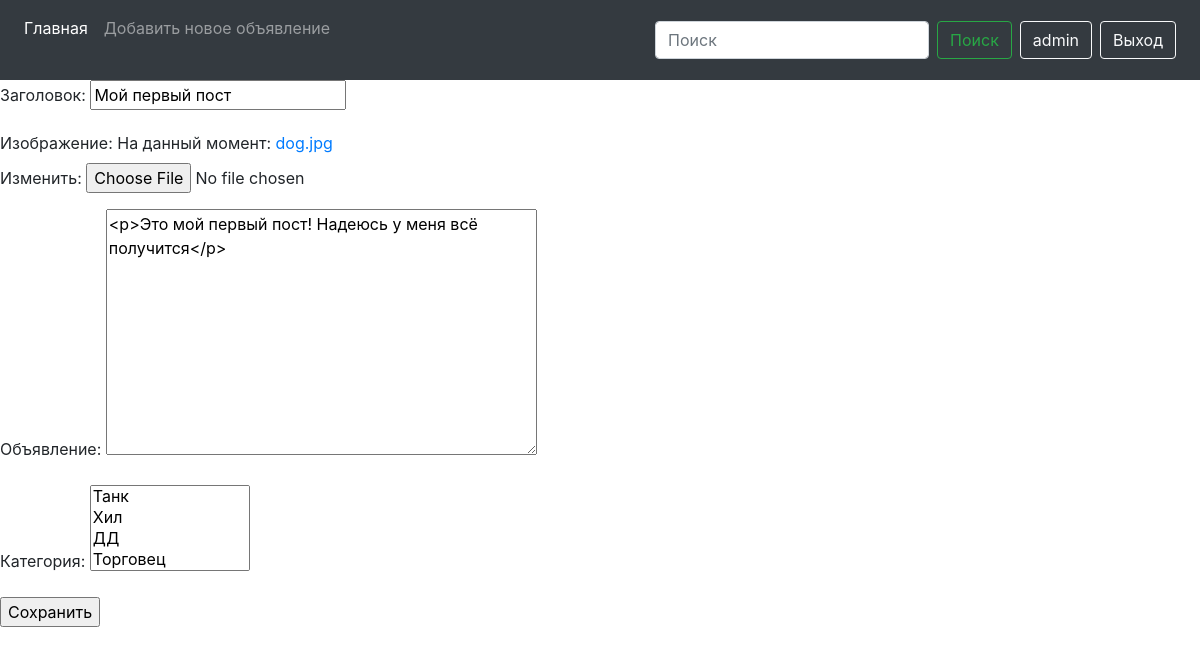
Before: /1/edit (signed in) with the older database file.
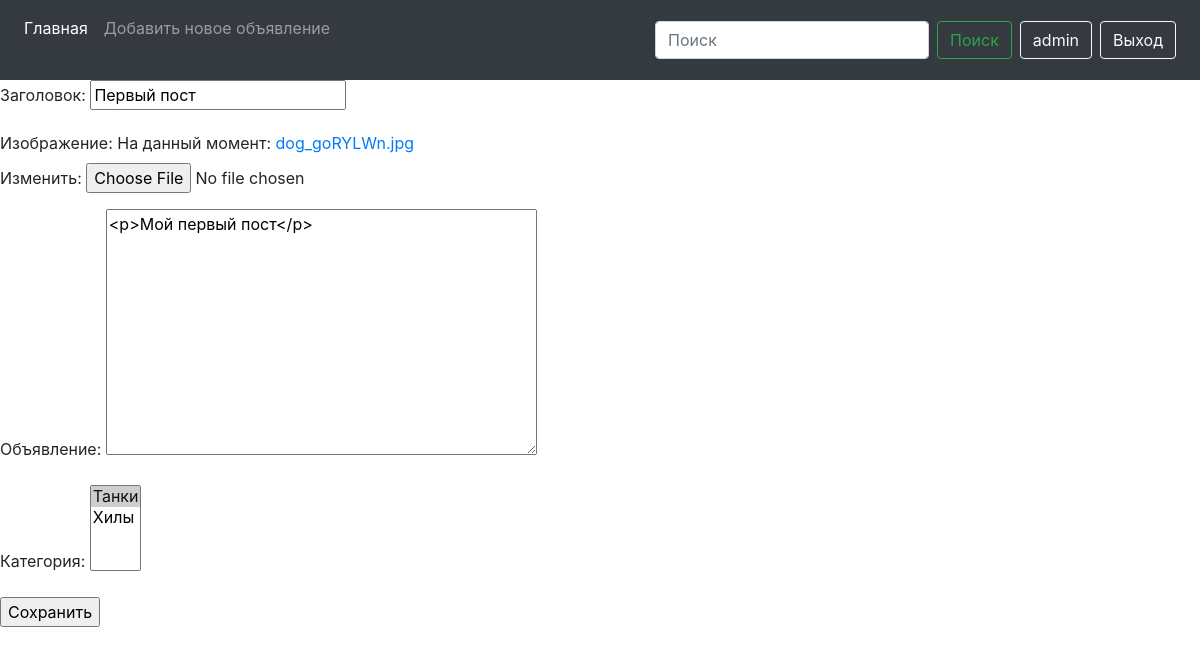
After: the same page with the newer database file.
### news/models.py (models this page shows, shortened)
class Post(models.Model):
    title = models.CharField(max_length=200)
    content = RichTextUploadingField()
    image = models.ImageField()
    created_at = models.DateField(default=timezone.now)
    author = models.ForeignKey(User, on_delete=models.CASCADE, related_name='author')
    categories = models.ManyToManyField(Category, through='PostCategory', verbose_name='Категория')

### news/views.py (the view)
# urls.py: path('<int:pk>/edit', NewsUpgrade.as_view(), name='edit'),
class NewsUpgrade(PermissionRequiredMixin, UpdateView):
    template_name = 'add.html'
    form_class = PostForm
    permission_required = ('news.change_post')
    def get_object(self, **kwargs):
        id = self.kwargs.get('pk')
        return Post.objects.get(pk=id)

### news/forms.py
class PostForm(ModelForm):
    class Meta:
        model = Post
        fields = ['title', 'image', 'content', 'categories', 'author']
        widgets = {
            'author': forms.HiddenInput(),
        }
        labels = {
            'title': _('Заголовок'),
            'categories': _('Категория'),
            'content': _('Объявление'),
            'image': _('Изображение')
        }

### news/models.py (called while the page is built)
    def __str__(self):
        return self.name

### templates/add.html (shortened to what this page needs)
{% extends './base.html' %}
{% load static %}
{% block content %}
   <form method="POST" enctype="multipart/form-data">
        {{ form.as_p }}
        <input type="submit" value="Сохранить">
    </form>
{% endblock content %}

Changed rows visible on the page:
changed Post: title "Мой первый пост" → "Первый пост"; content "<p>Это мой первый пост! Надеюсь у меня всё получится</p>" → "<p>Мой первый пост</p>"
Other visible differences:
form field categories: "Танк / Хил / ДД / Торговец" → "Танки ☑ / Хилы"
text no longer shown: "Заголовок: Изображение: На данный момент: dog.jpg Изменить: Объявление: Категория:"
text now shown: "Заголовок: Изображение: На данный момент: dog_goRYLWn.jpg Изменить: Объявление: Категория:"
